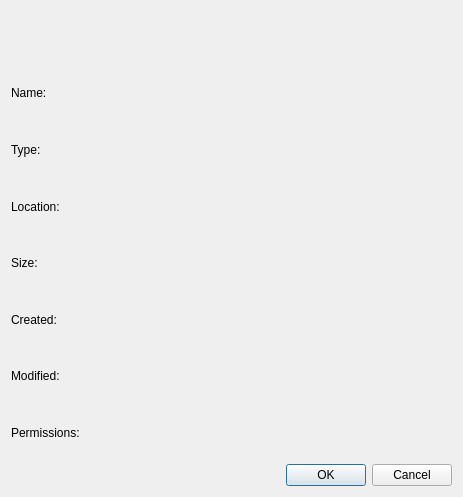
<?xml version="1.0" encoding="UTF-8"?>
<ui version="4.0">
 <class>PropertiesDialog</class>
 <widget class="QDialog" name="PropertiesDialog">
  <property name="geometry">
   <rect>
    <x>0</x>
    <y>0</y>
    <width>463</width>
    <height>497</height>
   </rect>
  </property>
  <property name="windowTitle">
   <string>Properties Dialog</string>
  </property>
  <layout class="QVBoxLayout" name="verticalLayout">
   <item>
    <widget class="QLabel" name="iconLabel">
     <property name="text">
      <string/>
     </property>
    </widget>
   </item>
   <item>
    <widget class="QLabel" name="nameLabel">
     <property name="text">
      <string>Name:</string>
     </property>
    </widget>
   </item>
   <item>
    <widget class="QLabel" name="typeLabel">
     <property name="text">
      <string>Type:</string>
     </property>
    </widget>
   </item>
   <item>
    <widget class="QLabel" name="locationLabel">
     <property name="text">
      <string>Location:</string>
     </property>
    </widget>
   </item>
   <item>
    <widget class="QLabel" name="sizeLabel">
     <property name="text">
      <string>Size:</string>
     </property>
    </widget>
   </item>
   <item>
    <widget class="QLabel" name="createdLabel">
     <property name="text">
      <string>Created:</string>
     </property>
    </widget>
   </item>
   <item>
    <widget class="QLabel" name="modifiedLabel">
     <property name="text">
      <string>Modified:</string>
     </property>
    </widget>
   </item>
   <item>
    <widget class="QLabel" name="permissionsLabel">
     <property name="text">
      <string>Permissions:</string>
     </property>
    </widget>
   </item>
   <item>
    <widget class="QDialogButtonBox" name="buttonBox">
     <property name="standardButtons">
      <set>QDialogButtonBox::StandardButton::Cancel|QDialogButtonBox::StandardButton::Ok</set>
     </property>
    </widget>
   </item>
  </layout>
 </widget>
 <resources/>
 <connections/>
</ui>
